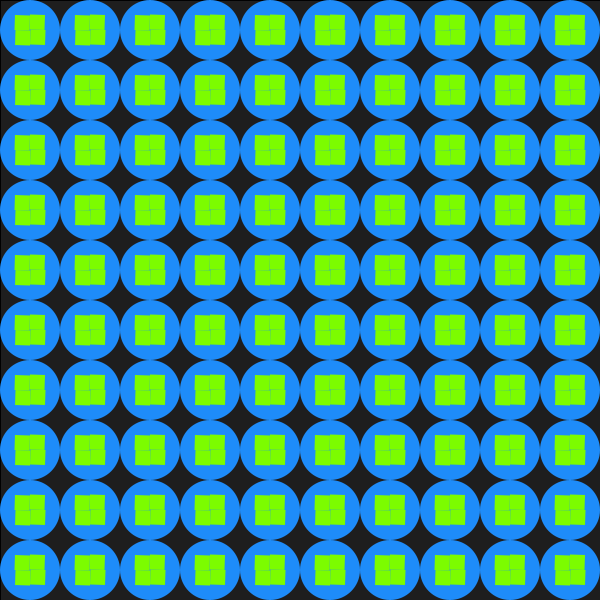
Frame 1 (no input)
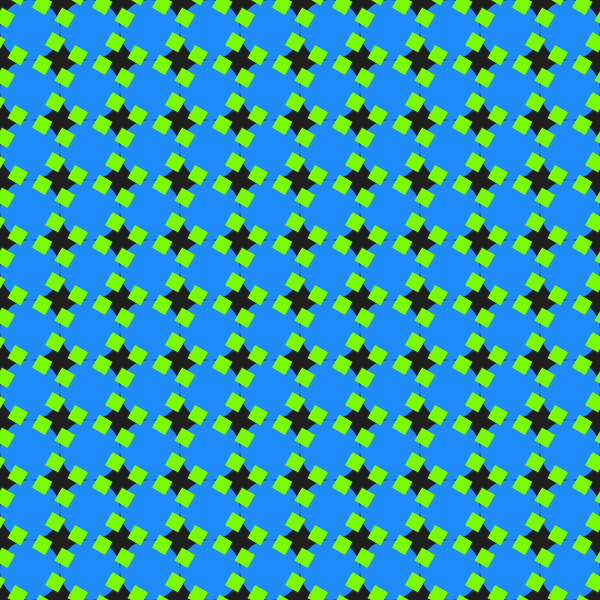
Frame 60 (the mouse pressed at the canvas centre just before this capture)
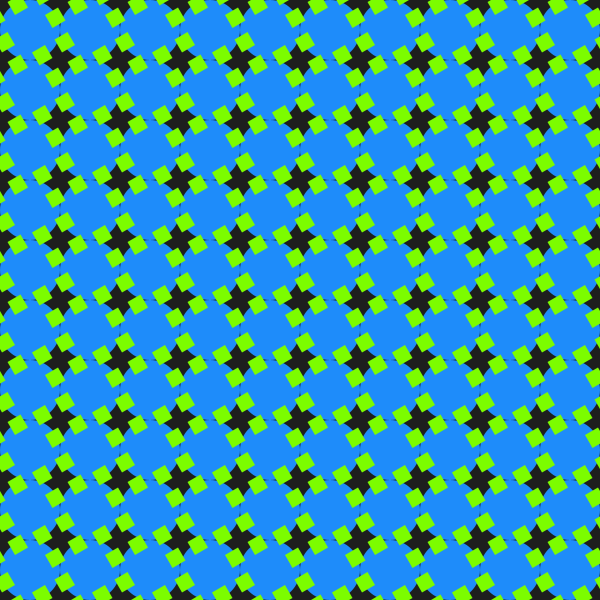
Frame 120 (the mouse held since frame 60 and released just before this capture)

The Processing sketch that drew these frames (run headless with seeded random() and noise(); from frame 60 on, the mouse is pressed at the canvas centre):

// Processing sketch: processing_171291
// ── processing_171291.pde

float angle;
int dis;
int dim;


void setup() {
  size (600, 600);
  smooth();
}

void draw() {
  angle += 2.0f;
  dis=60;
  dim=15;
  
  fill(30);
  rect(0, 0, width, height);

  for (int i=0; i<10; i++) {
    for (int j=0; j<10; j++) {
      fill(30, 140, 250);
      ellipseMode(CORNER);
      noStroke();
      ellipse(i*dis, j*dis, dis, dis);
    }
  }

  for (int i=-1; i<10; i++) {
    for (int j=-1; j<10; j++) {
      fill(124, 252, 0);

      pushMatrix();
      translate(((i+1)*dis)-dim, ((j+1)*dis)-dim);
      rotate(radians(angle));
      rect(0, 0, -dim, -dim);
      popMatrix();

      pushMatrix();
      translate(((i+1)*dis)+dim, ((j+1)*dis)+dim);
      rotate(radians(angle));
      rect(0, 0, dim, dim);
      popMatrix();

      pushMatrix();
      translate(((i+1)*dis)-dim, ((j+1)*dis)+dim);
      rotate(radians(angle));
      rect(0, 0, -dim, dim);
      popMatrix();

      pushMatrix();
      translate(((i+1)*dis)+dim, ((j+1)*dis)-dim);
      rotate(radians(angle));
      rect(0, 0, dim, -dim);
      popMatrix();
    }
  }
}
